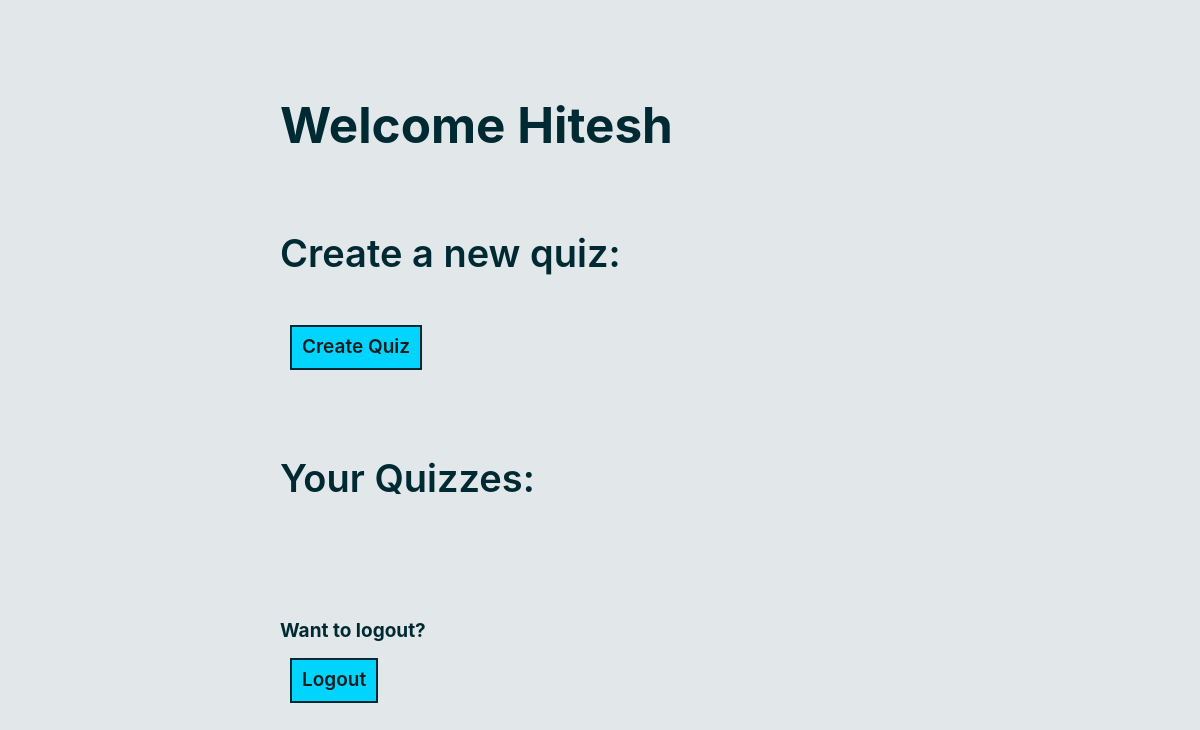
Page /admin_dashboard (signed in) on the earlier database version.
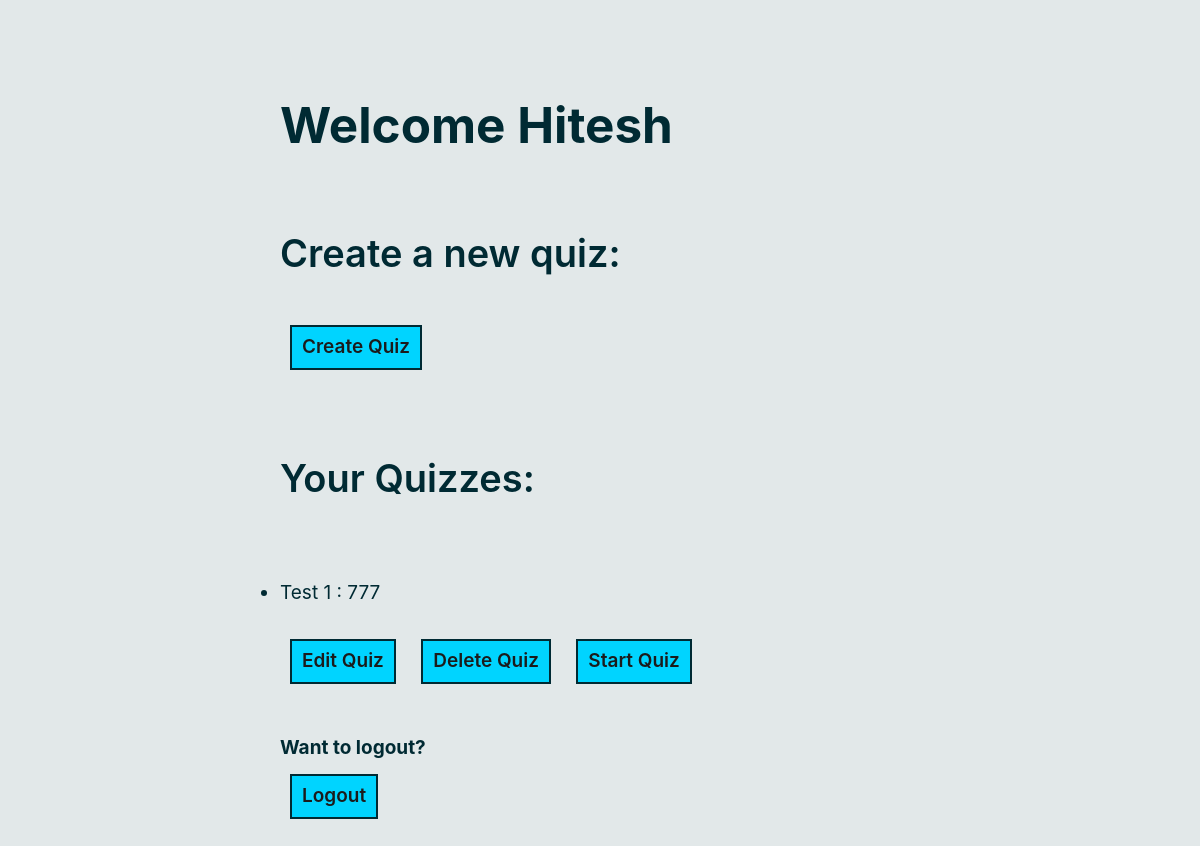
Same page on the later database version.
### tables this page shows
CREATE TABLE Quizzes(
    quiz_id INTEGER PRIMARY KEY NOT NULL,
    quiz_name TEXT NOT NULL,
    admin_id INTEGER,
    start_time TIMESTAMP,
    appr_num INTEGER,
    FOREIGN KEY (admin_id) REFERENCES Admins (admin_id) ON DELETE CASCADE
);

### quiz_app/interface.py (the view)
@bp.route('/admin_dashboard', methods=('GET', 'POST'))
@admin_login_required
def admin_dashboard():
    Quizzes = get_db().execute(
        'SELECT * FROM Quizzes WHERE admin_id = ?', (g.admin['admin_id'],)
    ).fetchall()
    return render_template('admin_dashboard.html', Quizzes=Quizzes)

### quiz_app/auth.py (called while the page is built)
@bp.before_app_request
def load_logged_in_user():
    user_id = session.get('user_id')
    admin_id = session.get('admin_id')
    if admin_id is None:
        g.admin = None
    else:
        g.admin = get_db().execute(
            'SELECT * FROM Admins WHERE admin_id = ?', (admin_id,)
        ).fetchone()
    if user_id is None:
        g.user = None
    else:
        g.user = get_db().execute(
            'SELECT * FROM Users WHERE id = ?', (user_id,)
        ).fetchone()

def admin_login_required(view):
    @functools.wraps(view)
    def wrapped_view(**kwargs):
        if g.admin is None:
            return redirect(url_for('auth.login_admin'))
        return view(**kwargs)
    return wrapped_view

### quiz_app/db.py (called while the page is built)
def get_db():
    if 'db' not in g:
        g.db = sqlite3.connect(
            current_app.config['DATABASE'],
            detect_types=sqlite3.PARSE_DECLTYPES
        )
        g.db.row_factory = sqlite3.Row
    return g.db

### templates/admin_dashboard.html (shortened to what this page needs)
{% extends 'base.html' %}
    {% block content %}
    <h1>Welcome {{g.admin['username']}}</h1>
    <h2>Create a new quiz:</h2>
    <a href="{{url_for('quiz.create')}}" type="button" class="btn btn-outline-success">Create Quiz</a>
    <h2>Your Quizzes:</h2>
    <div class="your_quizzes">
        <ul>
            {% for quiz in Quizzes %}
                {% if quiz['admin_id'] == g.admin['admin_id'] %}
                    <li>{{quiz['quiz_name']}} : {{quiz['quiz_id']}}</li>
                    <a href="{{url_for('quiz.add_questions',quiz_id=quiz['quiz_id'])}}" type="button" class="btn btn-outline-success">Edit Quiz</a>
                    <a href="{{url_for('quiz.delete_quiz',quiz_id=quiz['quiz_id'])}}" type="button" class="btn btn-outline-danger">Delete Quiz</a>
                    <a href="{{url_for('approve.appr_num',quiz_id=quiz['quiz_id'])}}" type="button" class="btn btn-outline-primary">Start Quiz</a>
                {% endif %}
            {% endfor %}
        </ul>
    </div>
    <h4>Want to logout?</h4>
    <a href="{{url_for('auth.logout')}}" type="button" class="btn btn-outline-danger" style="bottom: 20px;">Logout</a>
    {% endblock %}

Differences in the rows shown:
added Quizzes: quiz_name "Test 1", quiz_id "777"
